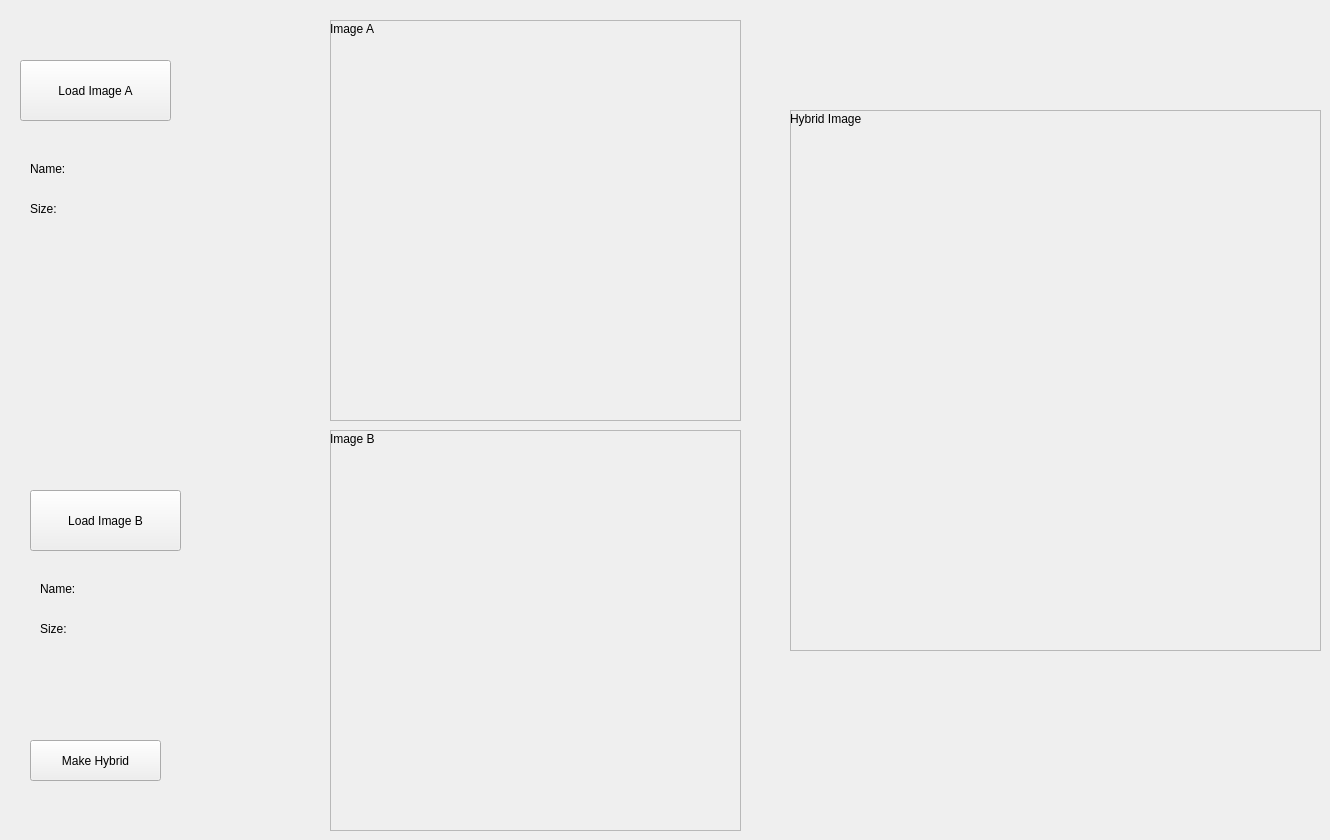
      <widget class="QWidget" name="hybrid">
       <attribute name="title">
        <string>Hybrid</string>
       </attribute>
       <widget class="QFrame" name="frame_4">
        <property name="geometry">
         <rect>
          <x>330</x>
          <y>20</y>
          <width>411</width>
          <height>401</height>
         </rect>
        </property>
        <property name="frameShape">
         <enum>QFrame::StyledPanel</enum>
        </property>
        <property name="frameShadow">
         <enum>QFrame::Raised</enum>
        </property>
        <widget class="QLabel" name="label_7">
         <property name="geometry">
          <rect>
           <x>0</x>
           <y>0</y>
           <width>121</width>
           <height>17</height>
          </rect>
         </property>
         <property name="text">
          <string>Image A</string>
         </property>
        </widget>
        <widget class="QLabel" name="imageALabel">
         <property name="geometry">
          <rect>
           <x>10</x>
           <y>20</y>
           <width>391</width>
           <height>371</height>
          </rect>
         </property>
         <property name="text">
          <string/>
         </property>
        </widget>
       </widget>
       <widget class="QFrame" name="frame_5">
        <property name="geometry">
         <rect>
          <x>330</x>
          <y>430</y>
          <width>411</width>
          <height>401</height>
         </rect>
        </property>
        <property name="frameShape">
         <enum>QFrame::StyledPanel</enum>
        </property>
        <property name="frameShadow">
         <enum>QFrame::Raised</enum>
        </property>
        <widget class="QLabel" name="label_9">
         <property name="geometry">
          <rect>
           <x>0</x>
           <y>0</y>
           <width>121</width>
           <height>17</height>
          </rect>
         </property>
         <property name="text">
          <string>Image B</string>
         </property>
        </widget>
        <widget class="QLabel" name="imageBLabel">
         <property name="geometry">
          <rect>
           <x>10</x>
           <y>20</y>
           <width>391</width>
           <height>371</height>
          </rect>
         </property>
         <property name="text">
          <string/>
         </property>
        </widget>
       </widget>
       <widget class="QPushButton" name="imageABtn">
        <property name="geometry">
         <rect>
          <x>20</x>
          <y>60</y>
          <width>151</width>
          <height>61</height>
         </rect>
        </property>
        <property name="text">
         <string>Load Image A</string>
        </property>
       </widget>
       <widget class="QPushButton" name="imageBBtn">
        <property name="geometry">
         <rect>
          <x>30</x>
          <y>490</y>
          <width>151</width>
          <height>61</height>
         </rect>
        </property>
        <property name="text">
         <string>Load Image B</string>
        </property>
       </widget>
       <widget class="QLabel" name="imageASize">
        <property name="geometry">
         <rect>
          <x>60</x>
          <y>200</y>
          <width>161</width>
          <height>17</height>
         </rect>
        </property>
        <property name="text">
         <string/>
        </property>
       </widget>
       <widget class="QLabel" name="imageAName">
        <property name="geometry">
         <rect>
          <x>90</x>
          <y>160</y>
          <width>141</width>
          <height>21</height>
         </rect>
        </property>
        <property name="text">
         <string/>
        </property>
       </widget>
       <widget class="QLabel" name="label_10">
        <property name="geometry">
         <rect>
          <x>30</x>
          <y>200</y>
          <width>41</width>
          <height>17</height>
         </rect>
        </property>
        <property name="text">
         <string>Size:</string>
        </property>
       </widget>
       <widget class="QLabel" name="label_11">
        <property name="geometry">
         <rect>
          <x>30</x>
          <y>160</y>
          <width>51</width>
          <height>17</height>
         </rect>
        </property>
        <property name="text">
         <string>Name:</string>
        </property>
       </widget>
       <widget class="QLabel" name="imageBSize">
        <property name="geometry">
         <rect>
          <x>70</x>
          <y>620</y>
          <width>161</width>
          <height>17</height>
         </rect>
        </property>
        <property name="text">
         <string/>
        </property>
       </widget>
       <widget class="QLabel" name="imageBName">
        <property name="geometry">
         <rect>
          <x>100</x>
          <y>580</y>
          <width>141</width>
          <height>21</height>
         </rect>
        </property>
        <property name="text">
         <string/>
        </property>
       </widget>
       <widget class="QLabel" name="label_12">
        <property name="geometry">
         <rect>
          <x>40</x>
          <y>620</y>
          <width>41</width>
          <height>17</height>
         </rect>
        </property>
        <property name="text">
         <string>Size:</string>
        </property>
       </widget>
       <widget class="QLabel" name="label_13">
        <property name="geometry">
         <rect>
          <x>40</x>
          <y>580</y>
          <width>51</width>
          <height>17</height>
         </rect>
        </property>
        <property name="text">
         <string>Name:</string>
        </property>
       </widget>
       <widget class="QPushButton" name="hybridBtn">
        <property name="geometry">
         <rect>
          <x>30</x>
          <y>740</y>
          <width>131</width>
          <height>41</height>
         </rect>
        </property>
        <property name="text">
         <string>Make Hybrid</string>
        </property>
       </widget>
       <widget class="QFrame" name="frame_6">
        <property name="geometry">
         <rect>
          <x>790</x>
          <y>110</y>
          <width>531</width>
          <height>541</height>
         </rect>
        </property>
        <property name="frameShape">
         <enum>QFrame::StyledPanel</enum>
        </property>
        <property name="frameShadow">
         <enum>QFrame::Raised</enum>
        </property>
        <widget class="QLabel" name="label_14">
         <property name="geometry">
          <rect>
           <x>0</x>
           <y>0</y>
           <width>121</width>
           <height>17</height>
          </rect>
         </property>
         <property name="text">
          <string>Hybrid Image</string>
         </property>
        </widget>
        <widget class="QLabel" name="hybridImageLabel">
         <property name="geometry">
          <rect>
           <x>10</x>
           <y>20</y>
           <width>512</width>
           <height>511</height>
          </rect>
         </property>
         <property name="text">
          <string/>
         </property>
        </widget>
       </widget>
      </widget>
